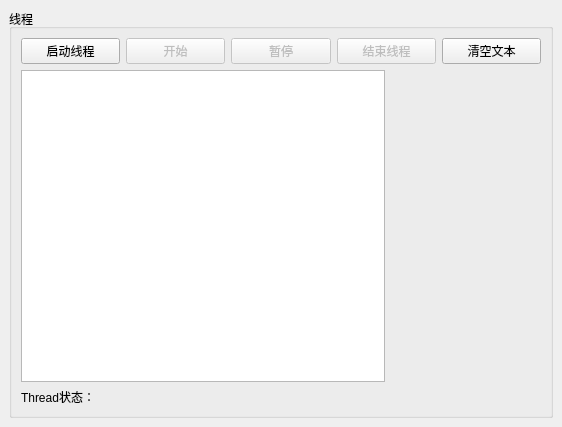
<?xml version="1.0" encoding="UTF-8"?>
<ui version="4.0">
 <class>MainWindow</class>
 <widget class="QMainWindow" name="MainWindow">
  <property name="geometry">
   <rect>
    <x>0</x>
    <y>0</y>
    <width>562</width>
    <height>427</height>
   </rect>
  </property>
  <property name="windowTitle">
   <string>MainWindow</string>
  </property>
  <widget class="QWidget" name="centralwidget">
   <layout class="QGridLayout" name="gridLayout">
    <item row="0" column="0">
     <widget class="QGroupBox" name="groupBox">
      <property name="title">
       <string>线程</string>
      </property>
      <layout class="QVBoxLayout" name="verticalLayout">
       <item>
        <layout class="QHBoxLayout" name="horizontalLayout">
         <item>
          <widget class="QPushButton" name="btnStartThread">
           <property name="text">
            <string>启动线程</string>
           </property>
          </widget>
         </item>
         <item>
          <widget class="QPushButton" name="btnDiceBegin">
           <property name="enabled">
            <bool>false</bool>
           </property>
           <property name="text">
            <string>开始</string>
           </property>
          </widget>
         </item>
         <item>
          <widget class="QPushButton" name="btnDiceEnd">
           <property name="enabled">
            <bool>false</bool>
           </property>
           <property name="text">
            <string>暂停</string>
           </property>
          </widget>
         </item>
         <item>
          <widget class="QPushButton" name="btnStopThread">
           <property name="enabled">
            <bool>false</bool>
           </property>
           <property name="text">
            <string>结束线程</string>
           </property>
          </widget>
         </item>
         <item>
          <widget class="QPushButton" name="btnClear">
           <property name="text">
            <string>清空文本</string>
           </property>
          </widget>
         </item>
        </layout>
       </item>
       <item>
        <layout class="QHBoxLayout" name="horizontalLayout_3">
         <item>
          <widget class="QPlainTextEdit" name="plainTextEdit"/>
         </item>
         <item>
          <widget class="QLabel" name="LabPic">
           <property name="minimumSize">
            <size>
             <width>150</width>
             <height>0</height>
            </size>
           </property>
           <property name="text">
            <string/>
           </property>
           <property name="pixmap">
            <pixmap resource="res.qrc">:/dice/images/d0.jpg</pixmap>
           </property>
          </widget>
         </item>
        </layout>
       </item>
       <item>
        <widget class="QLabel" name="LabA">
         <property name="text">
          <string>Thread状态：</string>
         </property>
        </widget>
       </item>
      </layout>
     </widget>
    </item>
   </layout>
  </widget>
 </widget>
 <resources>
  <include location="res.qrc"/>
 </resources>
 <connections/>
</ui>
